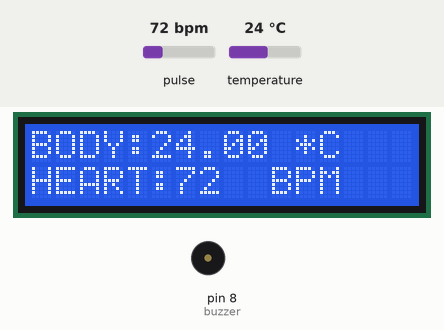
The sketch below on a simulated Arduino Uno, built with avr-gcc and run on an emulated ATmega328P. On the bench: 16×2 character LCD, buzzer (waves = sounding, pin HIGH). The test bench sets the inputs (shaded band); at power-on: pulse 72 bpm, temperature 24 °C. What the sketch prints to the serial monitor is not drawn.

Above: at 2.8 s.
2.9 s: pulse set to 42 bpm
At 5.68 s:
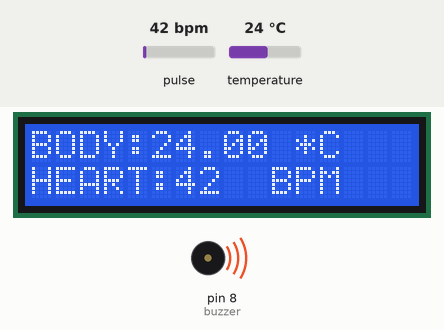
8.9 s: temperature set to 12 °C
At 12.4 s:
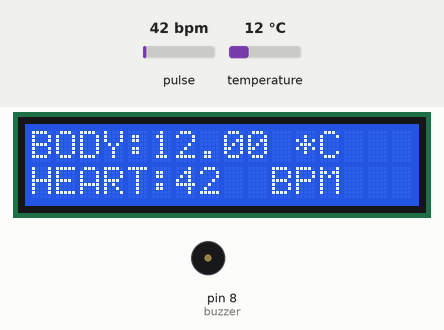
12.9 s: pulse set to 70 bpm
At 14.9 s:
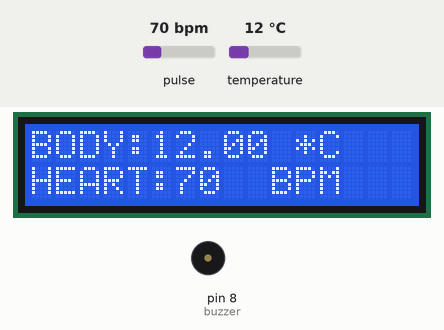
16.8 s: temperature set to 19 °C
At 19.9 s:
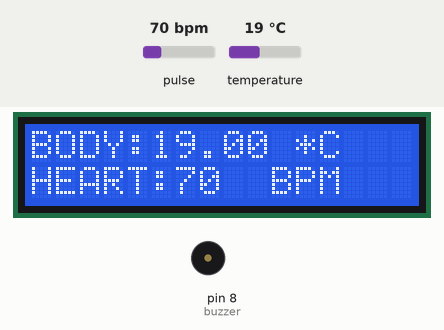
20.8 s: pulse set to 100 bpm
At 22.5 s:
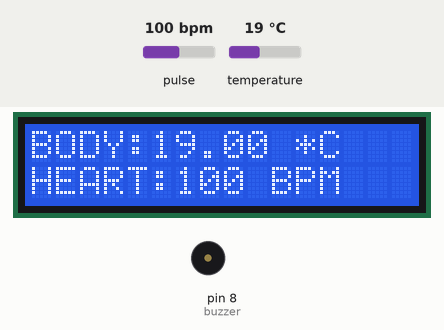
24.7 s: temperature set to 28 °C
At 27.6 s:
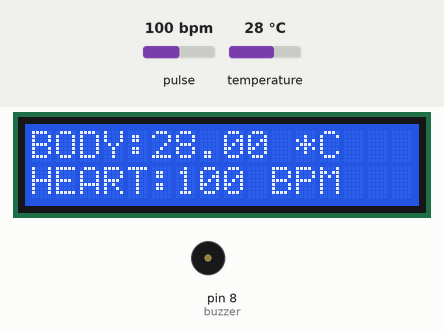
Timing chart, 0 to 29.6 s (numbered marks = the images above; inputs shaded):
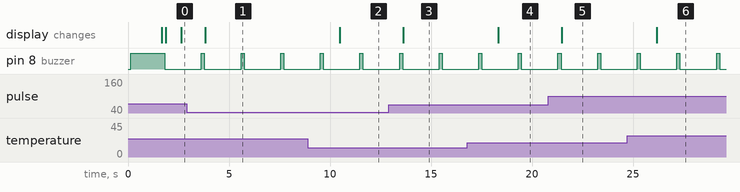

Measured:
- after the input at 2.9 s, the display: changes after 0.92 s (image 1)
- after the input at 8.9 s, the display: changes after 1.6 s (image 2)
- after the input at 12.9 s, the display: changes after 0.72 s (image 3)
- after the input at 16.8 s, the display: changes after 1.5 s (image 4)
- after the input at 20.8 s, the display: changes after 0.67 s (image 5)
- after the input at 24.7 s, the display: changes after 1.5 s (image 6)
- by itself, pin 8 (buzzer): alternates HIGH for 0.15 s and LOW for 1.8 s

The sketch:

Arduino.ino
```cpp
#include <LiquidCrystal_I2C.h>
#include <SoftwareSerial.h>
#include <OneWire.h>
#include <DallasTemperature.h>
#define USE_ARDUINO_INTERRUPTS true
#include <PulseSensorPlayground.h>
#define ARDUINO_TX 2   // Connect this to the RX pin of the ESP8266
#define ARDUINO_RX 3   // Connect this to the TX pin of the ESP8266
SoftwareSerial esp(ARDUINO_RX, ARDUINO_TX);
LiquidCrystal_I2C lcd(0x27,16,2);
#define ONE_WIRE_BUS 9
#define TEMPERATURE_PRECISION 12
OneWire oneWire(ONE_WIRE_BUS);
DallasTemperature sensors(&oneWire);
DeviceAddress tempDeviceAddress;
int numberOfDevices, temp, buzzer = 8;
const int PulseWire = A0;
int myBPM, Threshold = 550;
PulseSensorPlayground pulseSensor;
unsigned long previousMillis = 0;
const long interval = 5000;
void setup()
{
  Serial.begin(9600);
  lcd.begin(16, 2);
  lcd.init();
  lcd.backlight();
  esp.begin(9600);
  sensors.begin();
  numberOfDevices = sensors.getDeviceCount();
  pulseSensor.analogInput(PulseWire);
  pulseSensor.setThreshold(Threshold);
  pulseSensor.begin();
  pinMode(buzzer, OUTPUT);
  digitalWrite(buzzer, HIGH);
  lcd.setCursor(0, 0);
  lcd.print("  IoT Patient");
  lcd.setCursor(0, 1);
  lcd.print(" Monitor System");
  delay(1500);
  digitalWrite(buzzer, LOW);
  lcd.clear();
}

void loop()
{
  int myBPM = pulseSensor.getBeatsPerMinute();
  if (pulseSensor.sawStartOfBeat())
  {

    beep();
    lcd.setCursor(0, 1);
    lcd.print("HEART:");
    lcd.print(myBPM);
    lcd.setCursor(9, 1);
    lcd.print(" BPM");
    delay(20);
  }
  sensors.requestTemperatures();
  float temp = sensors.getTempCByIndex(0);

  // Check if reading was successful
  if(temp != DEVICE_DISCONNECTED_C)
  {
    lcd.setCursor(0, 0);
    lcd.print("BODY:");
    lcd.print(temp);
    lcd.print(" *C");
  }
  else
  {
    Serial.println("Error: Could not read temperature data");
  }


  Serial.print(myBPM);
  Serial.print(",");
  Serial.print(temp);
  Serial.println();
  delay(1000);
}

int printTemperature(DeviceAddress deviceAddress)
{
  int temp = sensors.getTempC(deviceAddress);
  return temp;
}

void beep()
{
  digitalWrite(buzzer, HIGH);
  delay(150);
  digitalWrite(buzzer, LOW);
}
```
